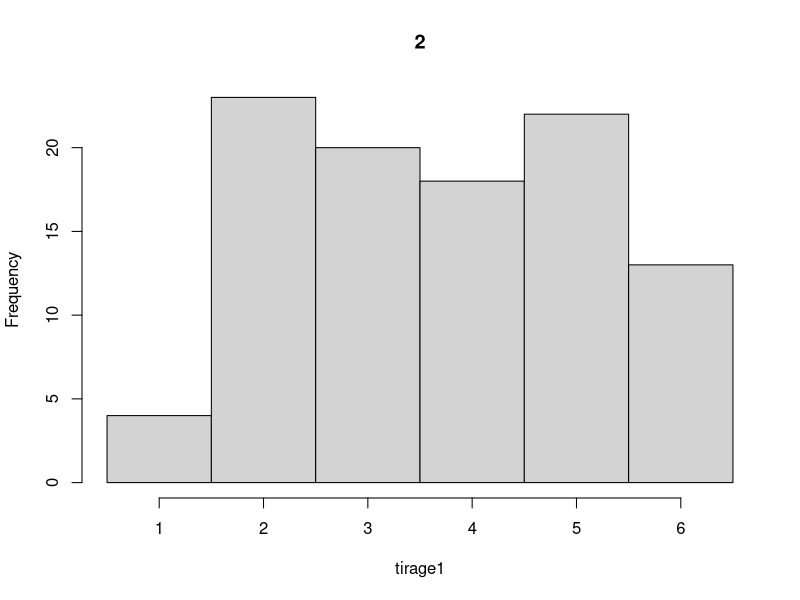
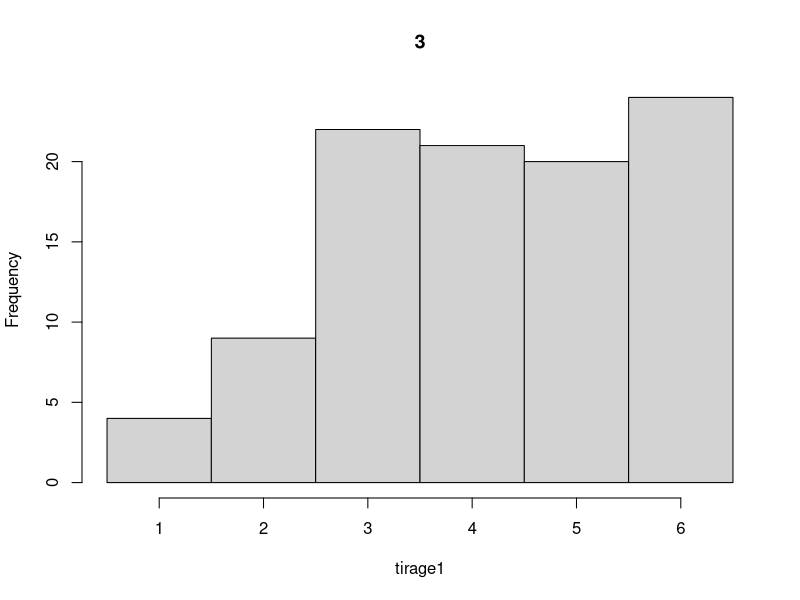
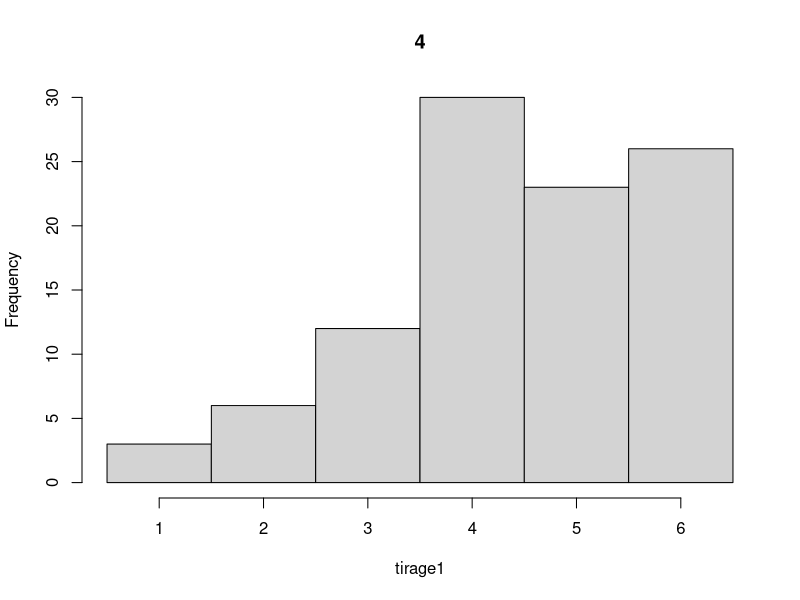
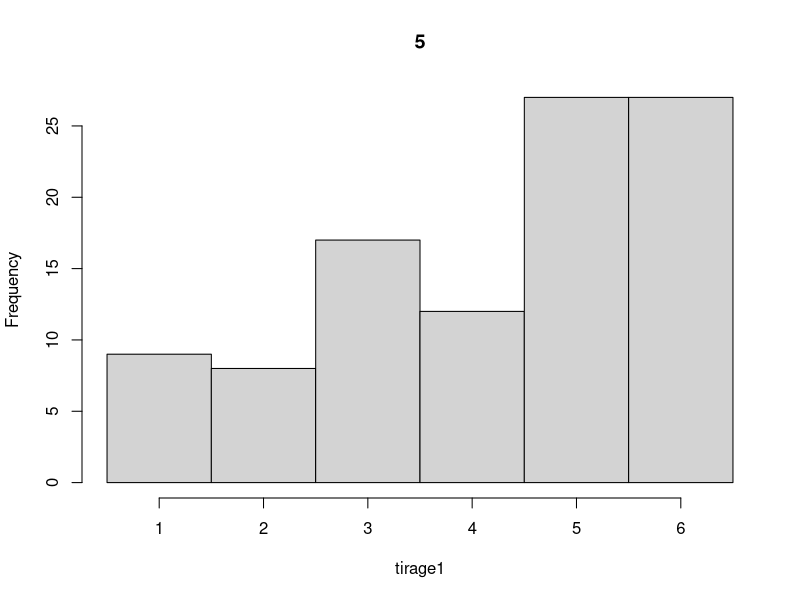
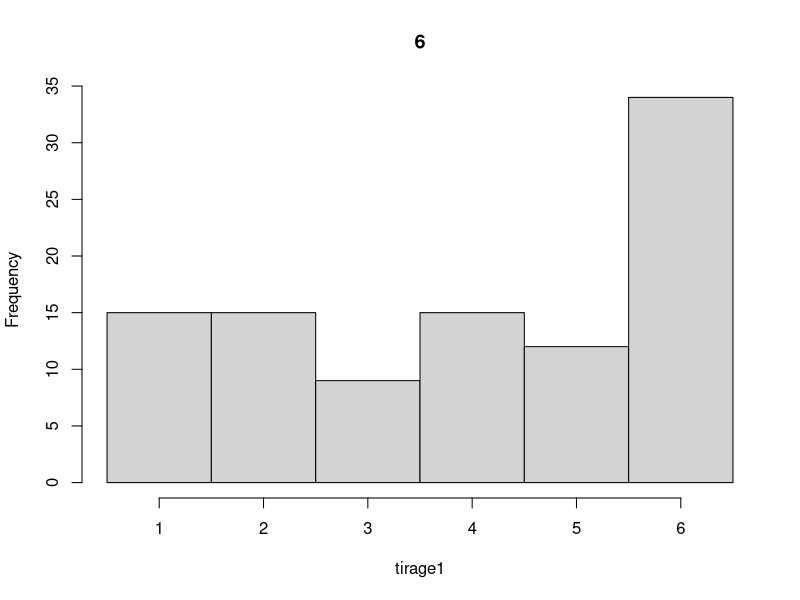

The R source for these figures, in order:
rm(list=ls())
fc_tirage1 <- function(k){
  p<-rep(1/6,6)
  x<-1:6
  tirage<-matrix(sample(x=x,size=2*100,replace=TRUE,prob=p),ncol = 2)
  premier_tirage_bon<-tirage[,1]>=k
  tirage[,1]<-premier_tirage_bon*tirage[,1] #on remplace par 0 tirage 1 si il est inférieur à k
  premier_tirage_bon<-!(premier_tirage_bon)
  return (tirage[,1]+premier_tirage_bon*tirage[,2]) #on renvoie la première colonne avec les deuxièmes tirages si necessaire
}

for (k in 2:6){
  tirage1<-fc_tirage1(k)
  abscise<-seq(from=0.5,to=6.5, length=7)
  hist(tirage1,abscise, freq = TRUE, plot = TRUE, main = k)
}

#question2

fc_tirage2 <- function(k1,k2){
  p<-rep(1/6,6)
  x<-1:6
  tirage<-matrix(sample(x=x,size=3*100,replace=TRUE,prob=p),ncol = 3)
  tirage_bon<-tirage[,1]>=k1
  tirage[,1]<-tirage_bon*tirage[,1] #on remplace par 0 tirage 1 si il est inférieur à k
  tirage_bon<-!(tirage_bon)
  tirage[,1]<-tirage[,1]+tirage_bon*tirage[,2] #on renvoie la première colonne avec les deuxièmes tirages si necessaire
  tirage_bon<-tirage[,1]>=k2
  tirage[,1]<-tirage_bon*tirage[,1]
  tirage_bon<-!(tirage_bon)
  return (tirage[,1]+tirage_bon*tirage[,3])
}

moyennes<-cbind(rep(2:6,each=5),rep(2:6,5),rep(0,25))

for (i in 1:25){
  moyennes[i,3]<-mean(fc_tirage2(moyennes[i,1],moyennes[i,2]))
  
}